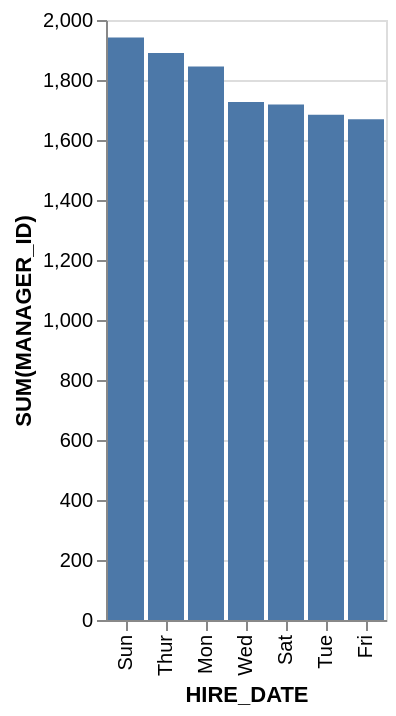

The Vega-Lite source for this figure:
### Vega-Lite specification from a JSON file in a GitHub repository (floating-point values rounded to 4 significant figures)
{"data": {"values": [{"x_data": "Sun", "y_data": 1942}, {"x_data": "Thur", "y_data": 1890}, {"x_data": "Mon", "y_data": 1845}, {"x_data": "Wed", "y_data": 1727}, {"x_data": "Sat", "y_data": 1718}, {"x_data": "Tue", "y_data": 1684}, {"x_data": "Fri", "y_data": 1669}]}, "mark": "bar", "encoding": {"x": {"field": "x_data", "type": "nominal", "title": "HIRE_DATE", "sort": {"op": "sum", "field": "y_data", "order": "descending"}}, "y": {"field": "y_data", "type": "quantitative", "title": "SUM(MANAGER_ID)"}}}
